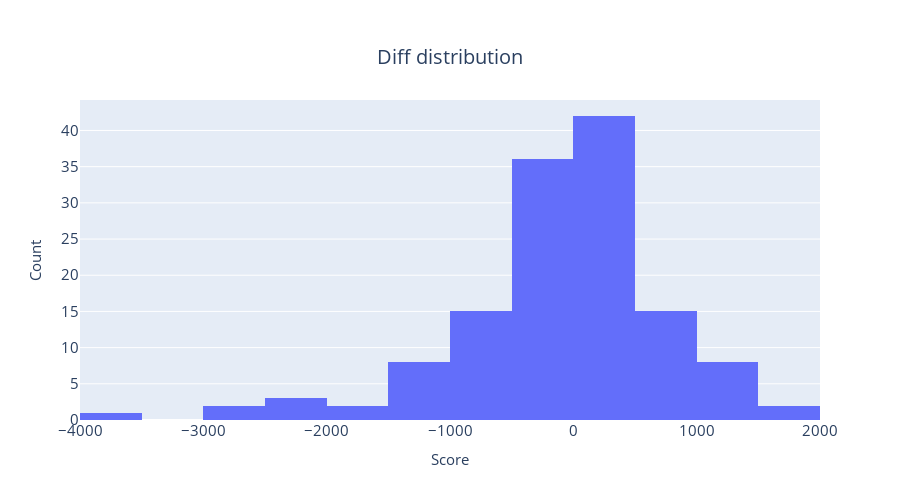

Notebook code for this chart:
### Code cell
fig = px.histogram(
    plot_df["Diff"],
    title=f"Diff distribution"
)
fig = format_plot(fig, ylabel="Count", xlabel="Score", legends=False)
fig.update_layout(showlegend=False) 
fig.show()

### Figure 1 — Plotly figure (JSON) as saved in the notebook; plotly's stock layout.template omitted (floating-point values rounded to 4 significant figures; data arrays with more than 128 entries replaced by an {"elided": "..."} marker saying what was removed)
{"data": [{"alignmentgroup": "True", "bingroup": "x", "hovertemplate": "variable=Diff<br>value=%{x}<br>count=%{y}<extra></extra>", "legendgroup": "Diff", "marker": {"color": "#636efa", "pattern": {"shape": ""}}, "name": "Diff", "offsetgroup": "Diff", "orientation": "v", "showlegend": true, "type": "histogram", "x": {"elided": "134 float values"}, "xaxis": "x", "yaxis": "y"}], "layout": {"autosize": false, "barmode": "relative", "height": 500, "legend": {"font": {"size": 15}, "orientation": "h", "title": {}, "tracegroupgap": 0, "x": 1, "xanchor": "right", "y": 0.98, "yanchor": "bottom"}, "showlegend": false, "title": {"font": {"size": 20}, "text": "Diff distribution", "x": 0.5, "xanchor": "center", "yanchor": "top"}, "width": 900, "xaxis": {"anchor": "y", "autorange": true, "domain": [0, 1], "range": [-4000, 2000], "tickfont": {"size": 15}, "title": {"font": {"size": 15}, "text": "Score"}, "type": "linear"}, "yaxis": {"anchor": "x", "autorange": true, "domain": [0, 1], "range": [0, 44.21], "tickfont": {"size": 15}, "title": {"font": {"size": 15}, "text": "Count"}}}}
